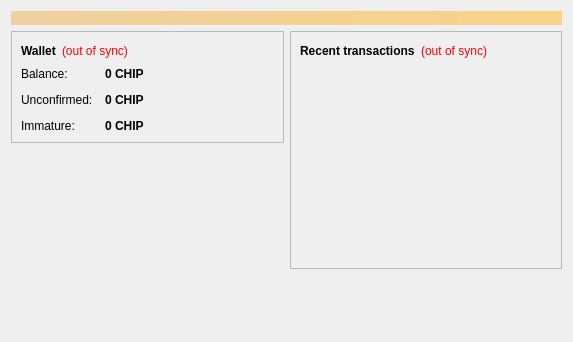
<?xml version="1.0" encoding="UTF-8"?>
<ui version="4.0">
 <class>OverviewPage</class>
 <widget class="QWidget" name="OverviewPage">
  <property name="geometry">
   <rect>
    <x>0</x>
    <y>0</y>
    <width>573</width>
    <height>342</height>
   </rect>
  </property>
  <property name="windowTitle">
   <string>Form</string>
  </property>
  <layout class="QVBoxLayout" name="topLayout">
   <item>
    <widget class="QLabel" name="labelAlerts">
     <property name="visible">
      <bool>false</bool>
     </property>
     <property name="styleSheet">
      <string notr="true">background-color: qlineargradient(x1: 0, y1: 0, x2: 1, y2: 0, stop:0 #F0D0A0, stop:1 #F8D488); color:#000000;</string>
     </property>
     <property name="wordWrap">
      <bool>true</bool>
     </property>
     <property name="margin">
      <number>3</number>
     </property>
    </widget>
   </item>
   <item>
    <layout class="QHBoxLayout" name="horizontalLayout" stretch="1,1">
     <item>
      <layout class="QVBoxLayout" name="verticalLayout_2">
       <item>
        <widget class="QFrame" name="frame">
         <property name="frameShape">
          <enum>QFrame::StyledPanel</enum>
         </property>
         <property name="frameShadow">
          <enum>QFrame::Raised</enum>
         </property>
         <layout class="QVBoxLayout" name="verticalLayout_4">
          <item>
           <layout class="QHBoxLayout" name="horizontalLayout_4">
            <item>
             <widget class="QLabel" name="label_5">
              <property name="font">
               <font>
                <weight>75</weight>
                <bold>true</bold>
               </font>
              </property>
              <property name="text">
               <string>Wallet</string>
              </property>
             </widget>
            </item>
            <item>
             <widget class="QLabel" name="labelWalletStatus">
              <property name="toolTip">
               <string>The displayed information may be out of date. Your wallet automatically synchronizes with the Chipcoin network after a connection is established, but this process has not completed yet.</string>
              </property>
              <property name="styleSheet">
               <string notr="true">QLabel { color: red; }</string>
              </property>
              <property name="text">
               <string notr="true">(out of sync)</string>
              </property>
              <property name="alignment">
               <set>Qt::AlignLeading|Qt::AlignLeft|Qt::AlignVCenter</set>
              </property>
             </widget>
            </item>
            <item>
             <spacer name="horizontalSpacer_2">
              <property name="orientation">
               <enum>Qt::Horizontal</enum>
              </property>
              <property name="sizeHint" stdset="0">
               <size>
                <width>40</width>
                <height>20</height>
               </size>
              </property>
             </spacer>
            </item>
           </layout>
          </item>
          <item>
           <layout class="QFormLayout" name="formLayout_2">
            <property name="fieldGrowthPolicy">
             <enum>QFormLayout::AllNonFixedFieldsGrow</enum>
            </property>
            <property name="horizontalSpacing">
             <number>12</number>
            </property>
            <property name="verticalSpacing">
             <number>12</number>
            </property>
            <item row="0" column="0">
             <widget class="QLabel" name="label">
              <property name="text">
               <string>Balance:</string>
              </property>
             </widget>
            </item>
            <item row="0" column="1">
             <widget class="QLabel" name="labelBalance">
              <property name="font">
               <font>
                <weight>75</weight>
                <bold>true</bold>
               </font>
              </property>
              <property name="cursor">
               <cursorShape>IBeamCursor</cursorShape>
              </property>
              <property name="toolTip">
               <string>Your current balance</string>
              </property>
              <property name="text">
               <string notr="true">0 CHIP</string>
              </property>
              <property name="textInteractionFlags">
               <set>Qt::LinksAccessibleByMouse|Qt::TextSelectableByKeyboard|Qt::TextSelectableByMouse</set>
              </property>
             </widget>
            </item>
            <item row="1" column="0">
             <widget class="QLabel" name="label_3">
              <property name="text">
               <string>Unconfirmed:</string>
              </property>
             </widget>
            </item>
            <item row="1" column="1">
             <widget class="QLabel" name="labelUnconfirmed">
              <property name="font">
               <font>
                <weight>75</weight>
                <bold>true</bold>
               </font>
              </property>
              <property name="cursor">
               <cursorShape>IBeamCursor</cursorShape>
              </property>
              <property name="toolTip">
               <string>Total of transactions that have yet to be confirmed, and do not yet count toward the current balance</string>
              </property>
              <property name="text">
               <string notr="true">0 CHIP</string>
              </property>
              <property name="textInteractionFlags">
               <set>Qt::LinksAccessibleByMouse|Qt::TextSelectableByKeyboard|Qt::TextSelectableByMouse</set>
              </property>
             </widget>
            </item>
            <item row="2" column="0">
             <widget class="QLabel" name="labelImmatureText">
              <property name="text">
               <string>Immature:</string>
              </property>
             </widget>
            </item>
            <item row="2" column="1">
             <widget class="QLabel" name="labelImmature">
              <property name="font">
               <font>
                <weight>75</weight>
                <bold>true</bold>
               </font>
              </property>
              <property name="toolTip">
               <string>Mined balance that has not yet matured</string>
              </property>
              <property name="text">
               <string notr="true">0 CHIP</string>
              </property>
              <property name="textInteractionFlags">
               <set>Qt::LinksAccessibleByMouse|Qt::TextSelectableByKeyboard|Qt::TextSelectableByMouse</set>
              </property>
             </widget>
            </item>
           </layout>
          </item>
         </layout>
        </widget>
       </item>
       <item>
        <spacer name="verticalSpacer">
         <property name="orientation">
          <enum>Qt::Vertical</enum>
         </property>
         <property name="sizeHint" stdset="0">
          <size>
           <width>20</width>
           <height>40</height>
          </size>
         </property>
        </spacer>
       </item>
      </layout>
     </item>
     <item>
      <layout class="QVBoxLayout" name="verticalLayout_3">
       <item>
        <widget class="QFrame" name="frame_2">
         <property name="frameShape">
          <enum>QFrame::StyledPanel</enum>
         </property>
         <property name="frameShadow">
          <enum>QFrame::Raised</enum>
         </property>
         <layout class="QVBoxLayout" name="verticalLayout">
          <item>
           <layout class="QHBoxLayout" name="horizontalLayout_2">
            <item>
             <widget class="QLabel" name="label_4">
              <property name="text">
               <string>&lt;b&gt;Recent transactions&lt;/b&gt;</string>
              </property>
             </widget>
            </item>
            <item>
             <widget class="QLabel" name="labelTransactionsStatus">
              <property name="toolTip">
               <string>The displayed information may be out of date. Your wallet automatically synchronizes with the Chipcoin network after a connection is established, but this process has not completed yet.</string>
              </property>
              <property name="styleSheet">
               <string notr="true">QLabel { color: red; }</string>
              </property>
              <property name="text">
               <string notr="true">(out of sync)</string>
              </property>
              <property name="alignment">
               <set>Qt::AlignRight|Qt::AlignTrailing|Qt::AlignVCenter</set>
              </property>
             </widget>
            </item>
            <item>
             <spacer name="horizontalSpacer">
              <property name="orientation">
               <enum>Qt::Horizontal</enum>
              </property>
              <property name="sizeHint" stdset="0">
               <size>
                <width>40</width>
                <height>20</height>
               </size>
              </property>
             </spacer>
            </item>
           </layout>
          </item>
          <item>
           <widget class="QListView" name="listTransactions">
            <property name="styleSheet">
             <string notr="true">QListView { background: transparent; }</string>
            </property>
            <property name="frameShape">
             <enum>QFrame::NoFrame</enum>
            </property>
            <property name="verticalScrollBarPolicy">
             <enum>Qt::ScrollBarAlwaysOff</enum>
            </property>
            <property name="horizontalScrollBarPolicy">
             <enum>Qt::ScrollBarAlwaysOff</enum>
            </property>
            <property name="selectionMode">
             <enum>QAbstractItemView::NoSelection</enum>
            </property>
           </widget>
          </item>
         </layout>
        </widget>
       </item>
       <item>
        <spacer name="verticalSpacer_2">
         <property name="orientation">
          <enum>Qt::Vertical</enum>
         </property>
         <property name="sizeHint" stdset="0">
          <size>
           <width>20</width>
           <height>40</height>
          </size>
         </property>
        </spacer>
       </item>
      </layout>
     </item>
    </layout>
   </item>
  </layout>
 </widget>
 <resources/>
 <connections/>
</ui>
